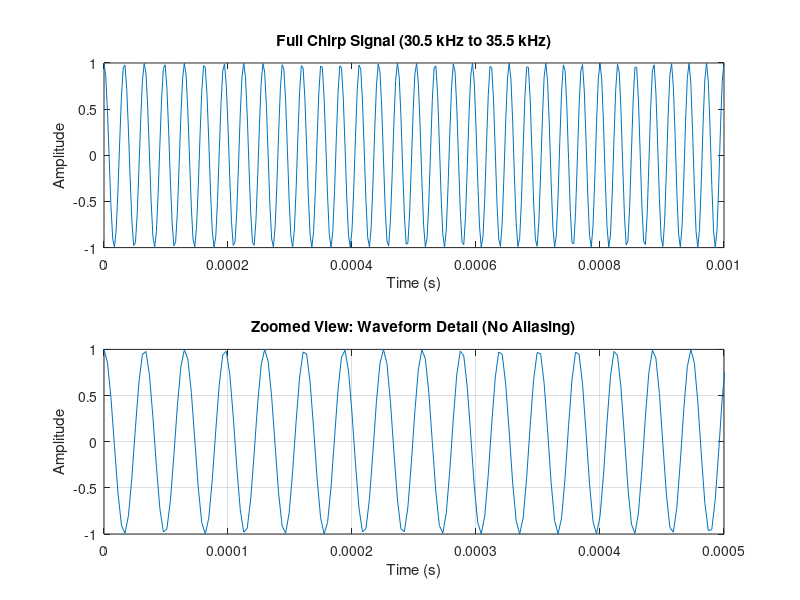

This figure's MATLAB source:
% Parameters
f0 = 30500;          % Start frequency (Hz)
f1 = 35500;          % End frequency (Hz)
T = 0.001;             % Duration of sweep (seconds)
fs = 10 * f1;        % High sampling rate for smooth visualization (355 kHz)
t = 0:1/fs:T;        % Time vector

% Generate Chirp
y = chirp(t, f0, T, f1);

% Plotting for effective visualization
figure;
subplot(2,1,1);
plot(t, y);
title('Full Chirp Signal (30.5 kHz to 35.5 kHz)');
xlabel('Time (s)'); ylabel('Amplitude');

% Zoom into a small window to see the waveform
subplot(2,1,2);
plot(t, y);
xlim([0.0, T/2]); % Zoom into 1ms window in the middle
title('Zoomed View: Waveform Detail (No Aliasing)');
xlabel('Time (s)'); ylabel('Amplitude');
grid on;
